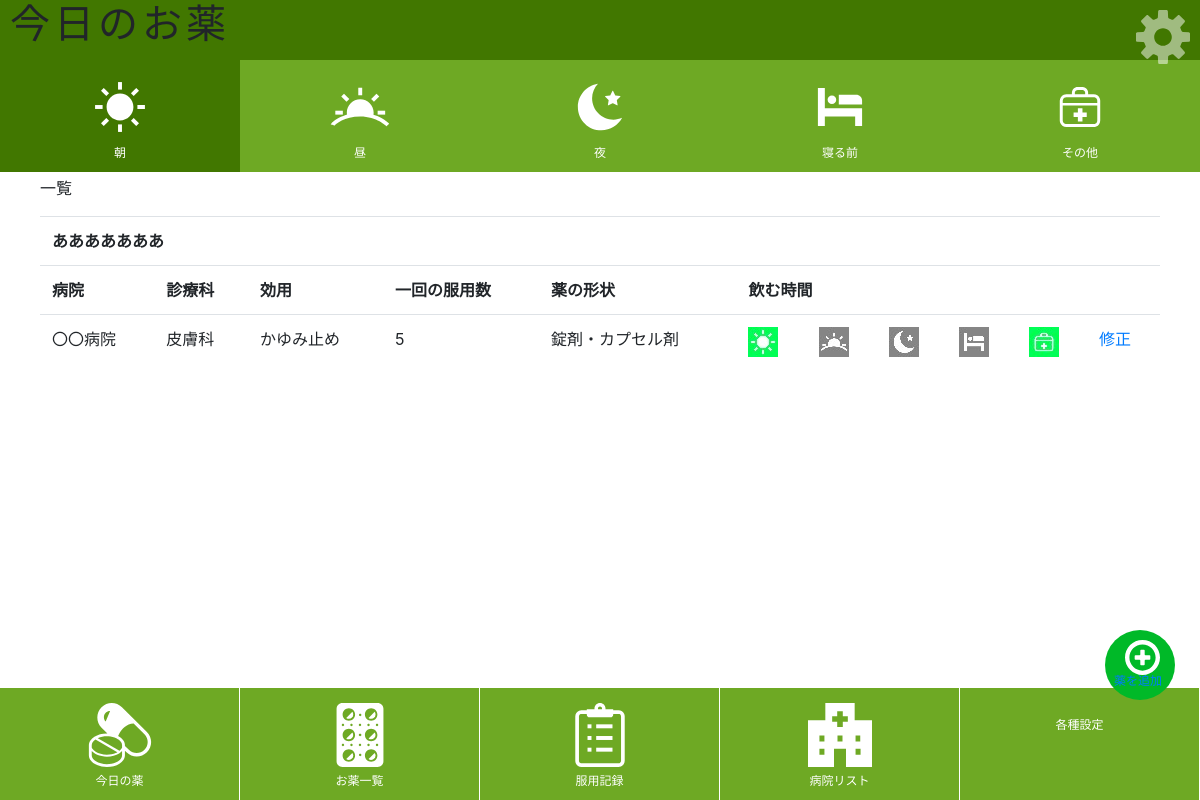
/medicine/, run on the app's committed database.
### medicine/models.py (models this page shows, shortened)
class MedicineModel(models.Model):
    medicinename = models.CharField(verbose_name="名前",max_length=30)
    dosage = models.IntegerField(verbose_name="一回の服用量",default=0,)
    shape = models.CharField(verbose_name="形状",max_length=30)
    timemorning = models.BooleanField(verbose_name="朝",default=False)
    timenoon = models.BooleanField(verbose_name="昼",default=False)
    timenight = models.BooleanField(verbose_name="夜",default=False)
    timesleep = models.BooleanField(verbose_name="寝る前",default=False)
    timeother = models.BooleanField(verbose_name="その他",default=False)
    amount = models.IntegerField(verbose_name="処方量",default=0,)
    hospital = models.CharField(verbose_name="病院",max_length=30)
    department = models.CharField(verbose_name="診療科",max_length=30)
    purpose = models.CharField(verbose_name="効用",max_length=30)
    recorddate = models.DateField(verbose_name="作成日時",default=timezone.now)
    lastday = models.DateField(verbose_name="最終処方日")
    memo = models.CharField(verbose_name="メモ",max_length=500)

### medicine/views.py (the view)
# urls.py: path('', views.index, name='index'),
def index(request):
    data = MedicineModel.objects.all()
    params = {
        'title':'今日のお薬',
        'message':'一覧',
        'data':data,
    }
    return render(request,'medicine/index.html',params)

### medicine/templates/medicine/index.html (shortened to what this page needs)
{% extends 'medicine/layout.html' %}
{% load static %}
{% block header %}
<div id="sp-fixed-menu-time">
  <ul>
    <li class="click"><a href="{% url 'morning' %}"><img src="{% static 'medicine/img/morning.svg' %}" alt=""><br>朝</a></li>
    <li class="noclick"><a href="{% url 'noon' %}"><img src="{% static 'medicine/img/noon.svg' %}" alt=""><br>昼</a></li>
    <li class="noclick"><a href="{% url 'night' %}"><img src="{% static 'medicine/img/night.svg' %}" alt=""><br>夜</a></li>
    <li class="noclick"><a href="{% url 'sleep' %}"><img src="{% static 'medicine/img/sleep.svg' %}" alt=""><br>寝る前</a></li>
    <li class="noclick"><a href="{% url 'other' %}"><img src="{% static 'medicine/img/others.svg' %}" alt=""><br>その他</a></li>
  </ul>
</div>
{% endblock %}
{% block content %}
<br><br>
<h1 class="">{{title}}</h1>
<br><br>
<p class="">{{message|safe}}</p>
<table class="table">
{% for item in data %}
  <tr><th colspan="11">{{item.medicinename}}</th></tr>
  <tr>
      <th>病院</th>
      <th>診療科</th>
      <th>効用</th>
      <th>一回の服用数</th>
      <th>薬の形状</th>
      <th colspan="7">飲む時間</th>
  </tr>
  <tr>
      <td>{{item.hospital}}</td>
      <td>{{item.department}}</td>
      <td>{{item.purpose}}</td>
      <td>{{item.dosage}}</td>
      <td>{{item.shape}}</td>
      <td>{% if item.timemorning == True %}<div class="icontrue"><img src="{% static 'medicine/img/morning.jpg' %}" class="icontrue" alt=""></div>{% endif %}
            {% if item.timemorning == False %}<div class="iconfalse"><img src="{% static 'medicine/img/morningf.jpg' %}" class="iconfalse" alt=""></div>{% endif %}</td>
        <td>{% if item.timenoon == True %}<div class="icontrue"><img src="{% static 'medicine/img/noon.jpg' %}" class="icontrue" alt=""></div>{% endif %}
            {% if item.timenoon == False %}<div class="iconfalse"><img src="{% static 'medicine/img/noonf.jpg' %}" class="iconfalse" alt=""></div>{% endif %}</td>
        <td>{% if item.timenight == True %}<div class="icontrue"><img src="{% static 'medicine/img/night.jpg' %}" class="icontrue" alt=""></div>{% endif %}
            {% if item.timenight == False %}<div class="iconfalse"><img src="{% static 'medicine/img/nightf.jpg' %}" class="iconfalse" alt=""></div>{% endif %}</td>
        <td>{% if item.timesleep == True %}<div class="icontrue"><img src="{% static 'medicine/img/sleep.jpg' %}" class="icontrue" alt=""></div>{% endif %}
            {% if item.timesleep == False %}<div class="iconfalse"><img src="{% static 'medicine/img/sleepf.jpg' %}" class="iconfalse" alt=""></div>{% endif %}</td>
        <td>{% if item.timeother == True %}<div class="icontrue"><img src="{% static 'medicine/img/other.jpg' %}" class="icontrue" alt=""></div>{% endif %}
            {% if item.timeother == False %}<div class="iconfalse"><img src="{% static 'medicine/img/otherf.jpg' %}" class="iconfalse" alt=""></div>{% endif %}</td>
      <td rowspan="2"><a href="{% url 'edit' item.id %}">修正</a></td>
        </tr>
{% endfor %}
</table>
<br><br><br><br><br><br><br><br><br>
<div class="plus_medi"><a href="{% url 'create' %}"><img src="{% static 'medicine/img/plus.svg' %}" alt=""><br><div class="plus_text">薬を追加</div></a></div>
{% endblock %}

### medicine/templates/medicine/layout.html (shortened to what this page needs)
{% load static %}
{% load widget_tweaks %}
<!DOCTYPE html>
<html lang="ja">
  <head>
    <link rel="stylesheet"  type="text/css" href="{% static 'medicine/css/reset.css' %}">
    <link rel="stylesheet"  type="text/css" href="{% static 'medicine/css/style.css' %}">
    <link rel="stylesheet" href="https://stackpath.bootstrapcdn.com/bootstrap/4.3.1/css/bootstrap.min.css"
>
    <link rel="stylesheet" type="text/css" href="https://cdnjs.cloudflare.com/ajax/libs/timedropper/1.0/timedropper.min.css">
  </head>
  <body>
    <header>
      <div id="header_menu">
      <h1><span>{{title}}</span></h1>
      <a href="#"><img src="{% static 'medicine/img/gear2.svg' %}" alt=""></a>
      </div>
      {% block header %}
      {% endblock %}
    </header>
    <main>
    {% block content %}{% endblock %}
    </main>
    <footer>
        <div id="sp-fixed-menu" class="for-sp">
            <ul>
              <li><a href="{% url 'index' %}"><img src="{% static 'medicine/img/today_medi.svg' %}" alt=""><br>今日の薬</a></li>
              <li><a href="{% url 'list' %}"><img src="{% static 'medicine/img/list_medi.svg' %}" alt=""><br>お薬一覧</a></li>
              <li><a href="{% url 'takelist' %}"><img src="{% static 'medicine/img/list.svg' %}" alt=""><br>服用記録</a></li>
              <li><a href="#"><img src="{% static 'medicine/img/hospital.svg' %}" alt=""><br>病院リスト</a></li>
              <li><a href="{% url 'notice' %}"><img src="{% static 'medicine/img/bell.svg' %}" alt=""><br>各種設定</a></li>
            </ul>
          </div>
    </footer>
</html>

### medicine/static/medicine/css/style.css (style rules this page uses)
#header_menu { display: block; position: fixed; top: 0px; left: 0px; z-index: 9997; background-color: rgb(65, 119, 0); width: 100%; height: 60px; padding: 0 0px; }
#header_menu img { z-index: 9998; position: fixed; top: 0; right: 0; padding-top: 10px; padding-right: 10px; max-width: 8vh; min-height: 8vh; object-fit: cover; }
#header_menu a { float: right; font-size: 12px; color: #FFF; padding: 10px; }
#header_menu a:after { display:block; clear: both; content:""; }
#sp-fixed-menu-time { position: fixed; width: 100%; height: 10%; top: 60px; font-size: 0; z-index: 99; }
#sp-fixed-menu-time ul { display: flex; list-style: none; padding:0; margin:0; width:100%; }
#sp-fixed-menu-time li img { max-width: 8vh; min-height: 8%; margin: 5px; }
#sp-fixed-menu-time li { justify-content: center; align-items: center; width: 50%; padding:0; margin:0; font-size: 12px; border-right: none; }
.click { background: rgb(65, 119, 0); }
.noclick { background: rgb(110,169,36); }
#sp-fixed-menu-time li a { color: #fff; text-align: center; display:block; width: 100%; padding:10px; }
#sp-fixed-menu { position: fixed; width: 100%; bottom: 0px; font-size: 0; z-index: 99; }
#sp-fixed-menu ul { display: flex; list-style: none; padding:0; margin:0; width:100%; }
#sp-fixed-menu li img { max-width: 8vh; min-height: 8%; margin: 5px; }
#sp-fixed-menu li { justify-content: center; align-items: center; width: 50%; padding:0; margin:0; font-size: 12px; border-right: 1px solid #fff; }
#sp-fixed-menu li { background: rgb(110,169,36); }
#sp-fixed-menu li a { color: #fff; text-align: center; display:block; width: 100%; padding:10px; }
.plus_medi { font-size: 12px; color: #ffffff; right: 25px; bottom: 100px; justify-content: center; align-items: center; position: fixed; text-align: center; width:70px; height:70px; background:rgb(0, 185, 40); border-radius:100%; z-index: 9999; padding: 20px; }
.plus_medi img { position: absolute; width: 75px; height: auto; top: -10px; left: 0px; padding: 20px; }
.plus_text { position: absolute; top: 42px; left: 9px; }
body { font-family: 'Catamaran','Noto Sans JP',sans-serif; font-size: 16px; line-height: 1.5; color: #2c2c2c; }
header { padding-top: 12px; margin-bottom: 12px; text-align : center; }
h1 { text-align: left; font-size: 30px; font-weight: 600; letter-spacing: .10em; margin-top: 10px; margin-left: 10px; }
main { padding:0 40px; }

### data on the page
MedicineModel: medicinename "あああああああ", hospital "〇〇病院", department "皮膚科", purpose "かゆみ止め", dosage "5", shape "錠剤・カプセル剤", timemorning True (drawn), timenoon False (drawn), timenight False (drawn), timesleep False (drawn), timeother True (drawn)

### other printed values
{{ title }} "今日のお薬"
{{ message|safe }} "一覧"
